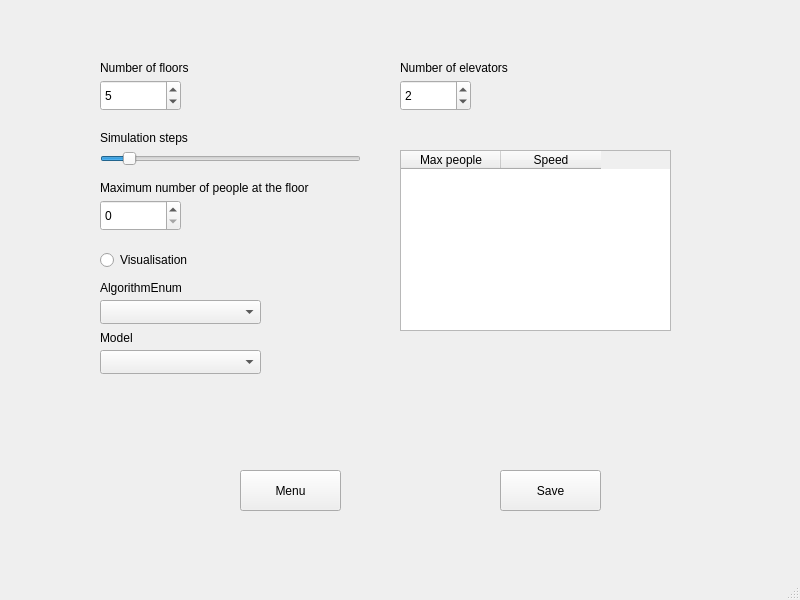
<?xml version="1.0" encoding="UTF-8"?>
<ui version="4.0">
 <class>MainWindow</class>
 <widget class="QMainWindow" name="MainWindow">
  <property name="geometry">
   <rect>
    <x>0</x>
    <y>0</y>
    <width>800</width>
    <height>600</height>
   </rect>
  </property>
  <property name="windowTitle">
   <string>MainWindow</string>
  </property>
  <widget class="QWidget" name="centralwidget">
   <widget class="QStackedWidget" name="stackedWidget">
    <property name="geometry">
     <rect>
      <x>30</x>
      <y>30</y>
      <width>721</width>
      <height>491</height>
     </rect>
    </property>
    <property name="currentIndex">
     <number>1</number>
    </property>
    <widget class="QWidget" name="page">
     <widget class="QPushButton" name="startButton">
      <property name="geometry">
       <rect>
        <x>280</x>
        <y>350</y>
        <width>91</width>
        <height>41</height>
       </rect>
      </property>
      <property name="text">
       <string>Start</string>
      </property>
     </widget>
     <widget class="QPushButton" name="settingsButton">
      <property name="geometry">
       <rect>
        <x>520</x>
        <y>350</y>
        <width>101</width>
        <height>41</height>
       </rect>
      </property>
      <property name="text">
       <string>Settings</string>
      </property>
     </widget>
    </widget>
    <widget class="QWidget" name="page_2">
     <widget class="QPushButton" name="SaveButton">
      <property name="geometry">
       <rect>
        <x>470</x>
        <y>440</y>
        <width>101</width>
        <height>41</height>
       </rect>
      </property>
      <property name="text">
       <string>Save</string>
      </property>
     </widget>
     <widget class="QPushButton" name="MenuButton">
      <property name="geometry">
       <rect>
        <x>210</x>
        <y>440</y>
        <width>101</width>
        <height>41</height>
       </rect>
      </property>
      <property name="text">
       <string>Menu</string>
      </property>
     </widget>
     <widget class="QSpinBox" name="FloorsSpinBox">
      <property name="geometry">
       <rect>
        <x>70</x>
        <y>50</y>
        <width>81</width>
        <height>31</height>
       </rect>
      </property>
      <property name="minimum">
       <number>2</number>
      </property>
      <property name="maximum">
       <number>20</number>
      </property>
      <property name="value">
       <number>5</number>
      </property>
     </widget>
     <widget class="QLabel" name="label">
      <property name="geometry">
       <rect>
        <x>70</x>
        <y>30</y>
        <width>101</width>
        <height>16</height>
       </rect>
      </property>
      <property name="text">
       <string>Number of floors</string>
      </property>
     </widget>
     <widget class="QSlider" name="StepsHorizontalSlider">
      <property name="geometry">
       <rect>
        <x>70</x>
        <y>120</y>
        <width>261</width>
        <height>18</height>
       </rect>
      </property>
      <property name="minimumSize">
       <size>
        <width>160</width>
        <height>0</height>
       </size>
      </property>
      <property name="minimum">
       <number>100</number>
      </property>
      <property name="maximum">
       <number>10000</number>
      </property>
      <property name="sliderPosition">
       <number>1000</number>
      </property>
      <property name="orientation">
       <enum>Qt::Orientation::Horizontal</enum>
      </property>
     </widget>
     <widget class="QLabel" name="label_2">
      <property name="geometry">
       <rect>
        <x>70</x>
        <y>100</y>
        <width>101</width>
        <height>16</height>
       </rect>
      </property>
      <property name="text">
       <string>Simulation steps</string>
      </property>
     </widget>
     <widget class="QSpinBox" name="MaxPeopleFloorSpinBox">
      <property name="geometry">
       <rect>
        <x>70</x>
        <y>170</y>
        <width>81</width>
        <height>31</height>
       </rect>
      </property>
     </widget>
     <widget class="QLabel" name="label_3">
      <property name="geometry">
       <rect>
        <x>70</x>
        <y>150</y>
        <width>221</width>
        <height>16</height>
       </rect>
      </property>
      <property name="text">
       <string>Maximum number of people at the floor</string>
      </property>
     </widget>
     <widget class="QRadioButton" name="VisualisationRadioButton">
      <property name="geometry">
       <rect>
        <x>70</x>
        <y>220</y>
        <width>92</width>
        <height>20</height>
       </rect>
      </property>
      <property name="text">
       <string>Visualisation</string>
      </property>
     </widget>
     <widget class="QTableWidget" name="ElevatorTable">
      <property name="geometry">
       <rect>
        <x>370</x>
        <y>120</y>
        <width>271</width>
        <height>181</height>
       </rect>
      </property>
      <column>
       <property name="text">
        <string>Max people</string>
       </property>
      </column>
      <column>
       <property name="text">
        <string>Speed</string>
       </property>
      </column>
     </widget>
     <widget class="QSpinBox" name="ElevatorsSpinBox">
      <property name="geometry">
       <rect>
        <x>370</x>
        <y>50</y>
        <width>71</width>
        <height>31</height>
       </rect>
      </property>
      <property name="minimum">
       <number>1</number>
      </property>
      <property name="maximum">
       <number>8</number>
      </property>
      <property name="value">
       <number>2</number>
      </property>
     </widget>
     <widget class="QLabel" name="label_4">
      <property name="geometry">
       <rect>
        <x>370</x>
        <y>30</y>
        <width>121</width>
        <height>16</height>
       </rect>
      </property>
      <property name="text">
       <string>Number of elevators</string>
      </property>
     </widget>
     <widget class="QComboBox" name="AlgorithmComboBox">
      <property name="geometry">
       <rect>
        <x>70</x>
        <y>270</y>
        <width>161</width>
        <height>24</height>
       </rect>
      </property>
     </widget>
     <widget class="QLabel" name="label_5">
      <property name="geometry">
       <rect>
        <x>70</x>
        <y>250</y>
        <width>221</width>
        <height>16</height>
       </rect>
      </property>
      <property name="text">
       <string>AlgorithmEnum</string>
      </property>
     </widget>
     <widget class="QLabel" name="label_6">
      <property name="geometry">
       <rect>
        <x>70</x>
        <y>300</y>
        <width>221</width>
        <height>16</height>
       </rect>
      </property>
      <property name="text">
       <string>Model</string>
      </property>
     </widget>
     <widget class="QComboBox" name="ModelComboBox">
      <property name="geometry">
       <rect>
        <x>70</x>
        <y>320</y>
        <width>161</width>
        <height>24</height>
       </rect>
      </property>
     </widget>
    </widget>
   </widget>
  </widget>
  <widget class="QMenuBar" name="menubar">
   <property name="geometry">
    <rect>
     <x>0</x>
     <y>0</y>
     <width>800</width>
     <height>33</height>
    </rect>
   </property>
  </widget>
  <widget class="QStatusBar" name="statusbar"/>
 </widget>
 <resources/>
 <connections/>
</ui>
